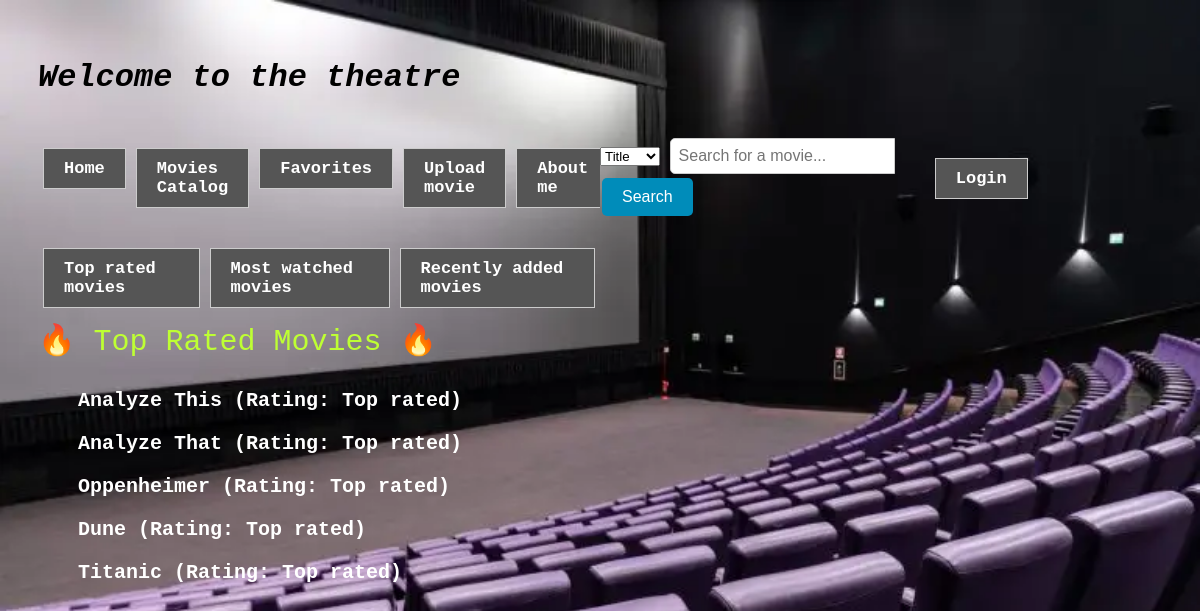
Screenshot of /catalog/top-rated/ with the database file from the repository.
### madb_backend/models.py (models this page shows, shortened)
class moviesCatalog(models.Model):
    title = models.CharField(max_length=200)
    description = models.TextField(max_length=1000, blank=True)
    image = models.ImageField(upload_to="images/movies/")
    genre = models.CharField(choices=GENRE_CHOICES, max_length=7)
    releaseDate = models.IntegerField()
    director = models.CharField(max_length=50, blank=True)
    userRating = models.CharField(choices=USER_RATING, max_length=14, blank=True)
    viewsCount = models.IntegerField(default=0, blank=True)
    trailerLink = models.CharField(default="", max_length=200, blank=True)
    movieSummary = models.TextField(max_length=10000, default="", blank=True)
    movieSynopsis = models.TextField(max_length=20000, default="", blank=True)

### madb_backend/views.py (the view)
# urls.py: path('catalog/top-rated/', views.top_rated_movies, name='top_rated'),
def top_rated_movies(request):
    top_rated = moviesCatalog.objects.order_by('-userRating')[:5]
    return render(request, 'stats/top_rated.html', {'movies': top_rated})

### madb_backend/templates/stats/top_rated.html
{% extends 'movie_catalog/pages/base.html' %}
{% block content %}
<br><br><br>
<p style="color: #BEFF33; font-size: 30px; text-align: left">&#128293; Top Rated Movies &#128293;</p>
<ul>
    {% for movie in movies %}
        <p style="color: white; font-size: 20px; text-align: left; font-weight: bold;">{{ movie.title }} (Rating: {{ movie.userRating }})</p>
    {% endfor %}
</ul>
{% endblock %}

### rows the page displays
moviesCatalog: title "Analyze This", userRating "Top rated"
moviesCatalog: title "Analyze That", userRating "Top rated"
moviesCatalog: title "Oppenheimer", userRating "Top rated"
moviesCatalog: title "Dune", userRating "Top rated"
moviesCatalog: title "Titanic", userRating "Top rated"
